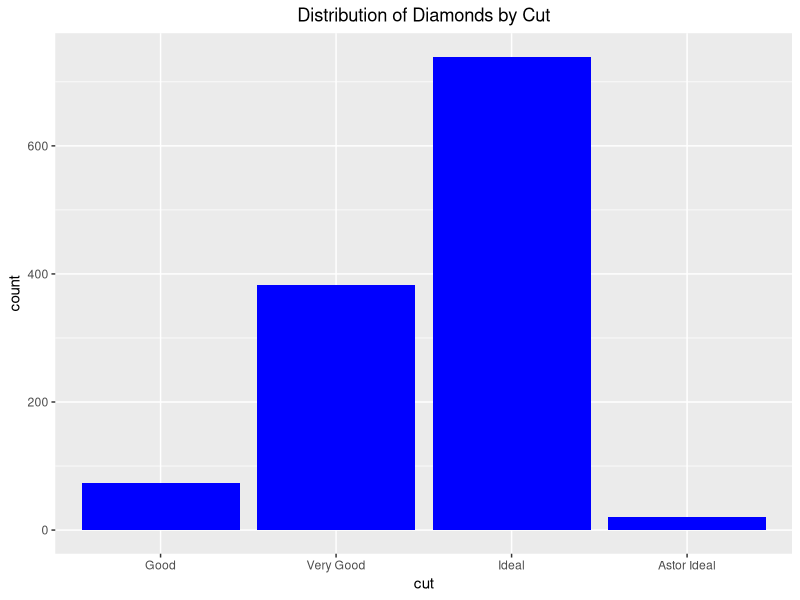
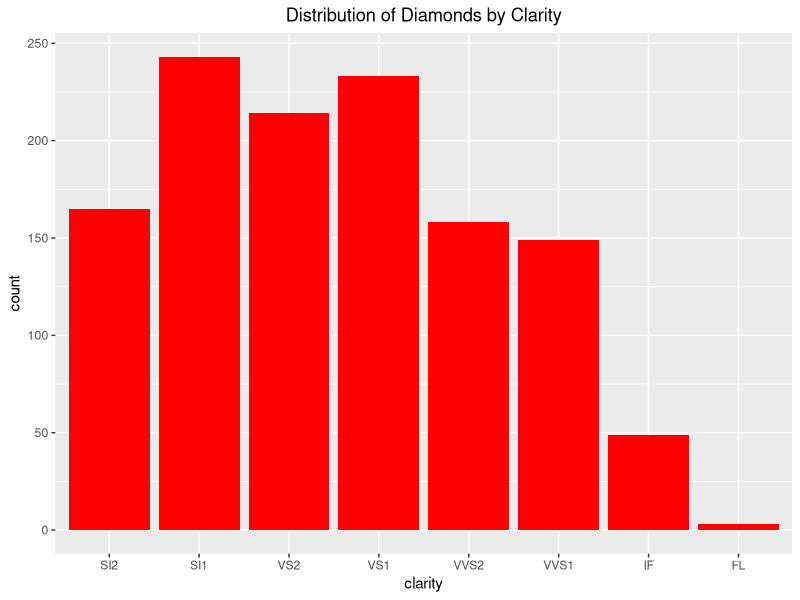
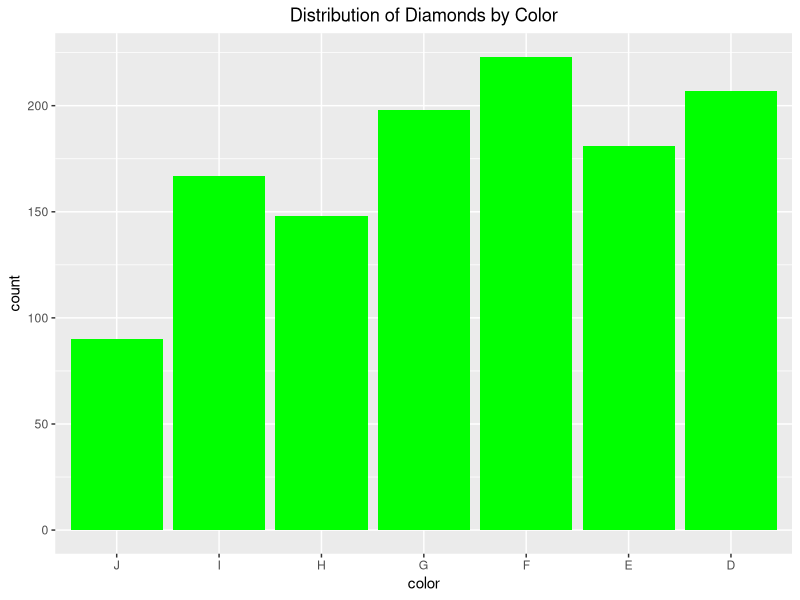
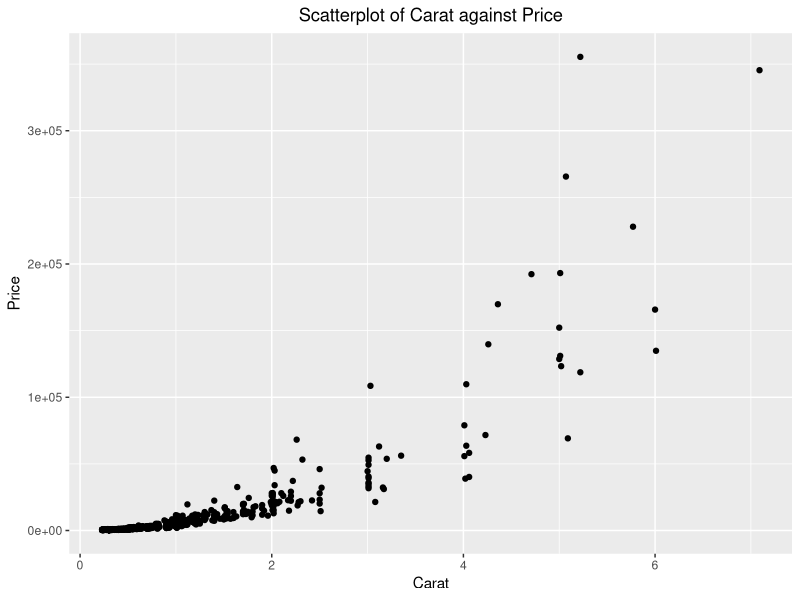
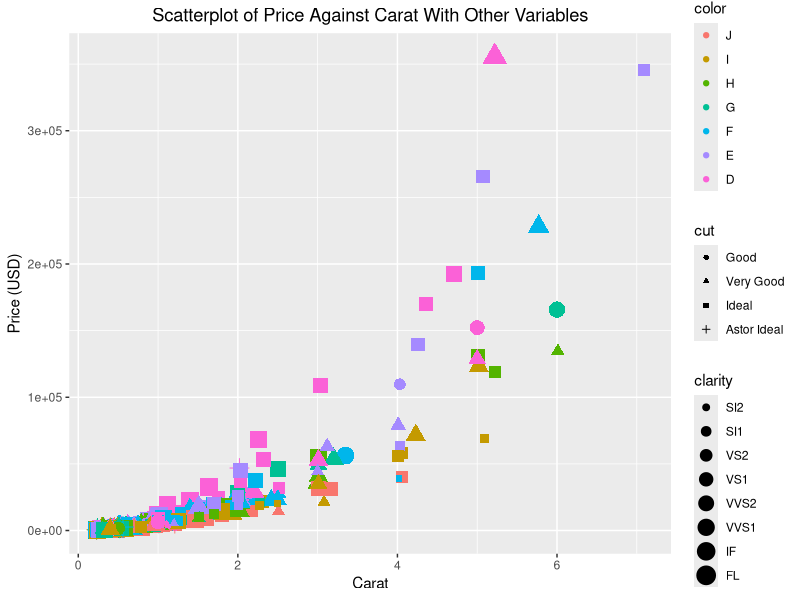
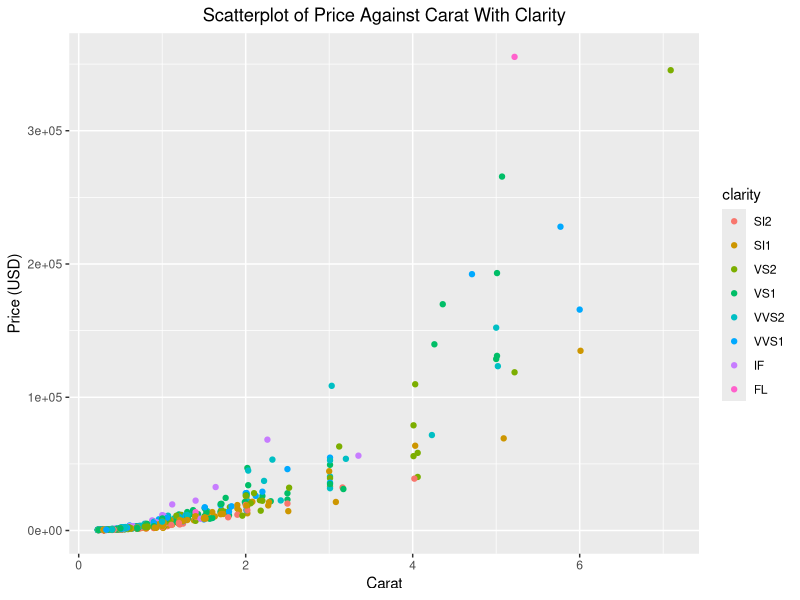
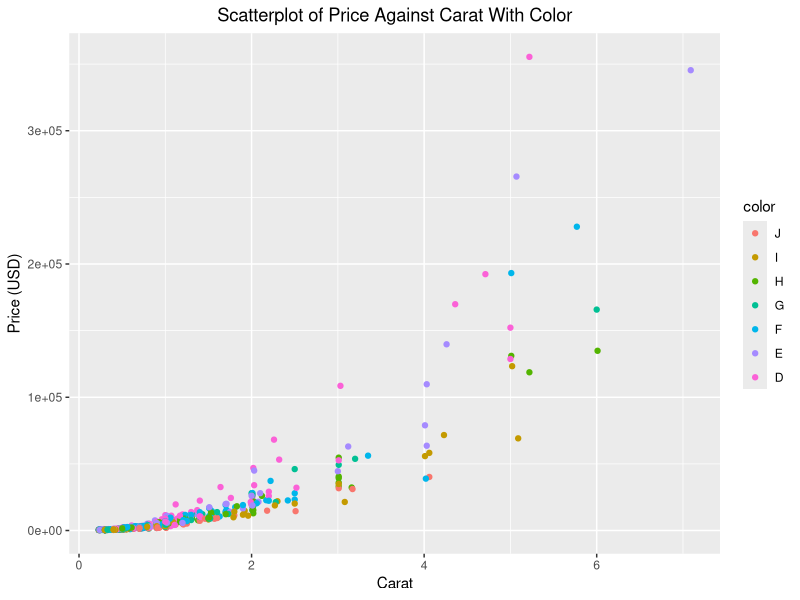
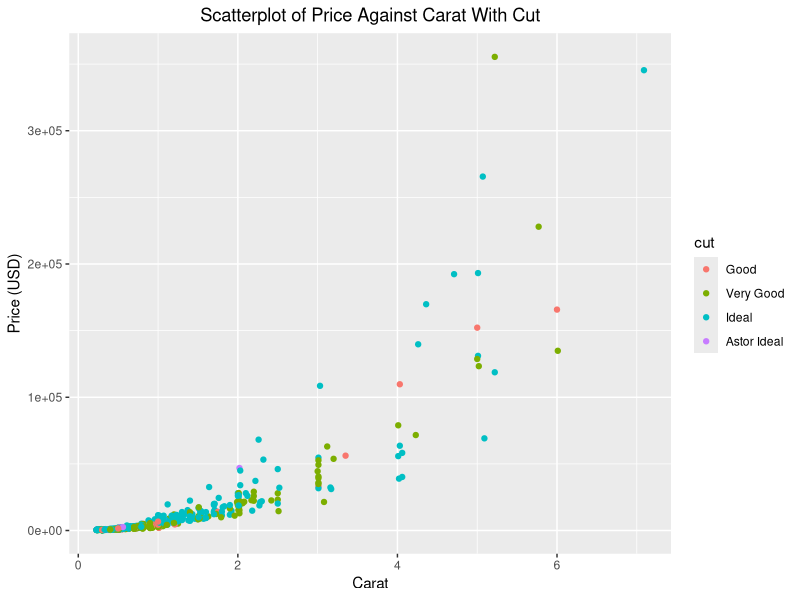

Write the R code that produced these figures, in order.
## ---- chunk 1
knitr::opts_chunk$set(echo = TRUE)
## ---- chunk 2
library(ggplot2)
library(tidyverse)
diamonds<-read_csv("diamonds4.csv")

#Check Data Loaded Properly:
head(diamonds)


## ---- chunk 3
nrow(diamonds)
ncol(diamonds)
dim(diamonds)

## ---- chunk 4
(diamonds[!complete.cases(diamonds),])
(diamonds[complete.cases(diamonds),])
## ---- chunk 5
levels(diamonds$cut)
levels(diamonds$color)
levels(diamonds$clarity)
## ---- chunk 6
diamonds<- diamonds%>%
  mutate(cut = cut%>%
           fct_relevel(c("Good","Very Good","Ideal","Astor Ideal")))

diamonds<- diamonds%>%
  mutate(clarity = clarity%>%
           fct_relevel(c("SI2","SI1","VS2","VS1", "VVS2", "VVS1", "IF", "FL")))

#Since R defaults to alphabetical order, we don't need to neccessarily add factors here, but doing so to flip order the same as above

diamonds<- diamonds%>%
  mutate(color = color%>%
           fct_relevel(c("J","I","H","G", "F", "E", "D")))

#Check new levels:

levels(diamonds$cut)
levels(diamonds$color)
levels(diamonds$clarity)

## ---- chunk 7
ggplot(diamonds, aes(x=cut))+
  geom_bar(fill="blue")+
  theme(plot.title = element_text(hjust = .5))+
  labs(title = "Distribution of Diamonds by Cut")

ggplot(diamonds, aes(x=clarity))+
  geom_bar(fill="red")+
  theme(plot.title = element_text(hjust = .5))+
  labs(title = "Distribution of Diamonds by Clarity")

ggplot(diamonds, aes(x=color))+
  geom_bar(fill="green")+
  theme(plot.title = element_text(hjust = .5))+
  labs(title = "Distribution of Diamonds by Color")

## ---- chunk 8
ggplot(data = diamonds, aes(x = carat, y = price)) +
  geom_point()+
  theme(plot.title = element_text(hjust = .5))+
  labs(title = "Scatterplot of Carat against Price", 
       x = "Carat",
         y = "Price")

## ---- chunk 9
ggplot(data = diamonds, aes(x = carat, y = price, color = color, size = clarity, shape = cut)) +
  geom_point()+
  theme(plot.title = element_text(hjust = .5))+
  labs(title = "Scatterplot of Price Against Carat With Other Variables", 
       x = "Carat",
       y = "Price (USD)")
## ---- chunk 10

ggplot(data = diamonds, aes(x = carat, y = price, color = clarity))+
  geom_point()+
  theme(plot.title = element_text(hjust = .5))+
  labs(title = "Scatterplot of Price Against Carat With Clarity", 
       x = "Carat",
       y = "Price (USD)")
  
  
ggplot(data = diamonds, aes(x = carat, y = price, color = color)) +
  geom_point()+
  theme(plot.title = element_text(hjust = .5))+
  labs(title = "Scatterplot of Price Against Carat With Color", 
       x = "Carat",
       y = "Price (USD)")
  
  
ggplot(data = diamonds, aes(x = carat, y = price, color = cut)) +
  geom_point()+ 
  theme(plot.title = element_text(hjust = .5))+
  labs(title = "Scatterplot of Price Against Carat With Cut", 
                     x = "Carat",
                     y = "Price (USD)")
## ---- chunk 11
diamonds<-diamonds%>%
  mutate(PricePerCarat = price/carat)
## ---- chunk 12
ClarityVSPricePerCarat<-diamonds%>%
  group_by(clarity)%>%
  summarize(meanPrice=mean(PricePerCarat))

ColorVSPricePerCarat<-diamonds%>%
  group_by(color)%>%
  summarize(meanPrice=mean(PricePerCarat))

CutVSPricePerCarat<-diamonds%>%
  group_by(cut)%>%
  summarize(meanPrice=mean(PricePerCarat))
## ---- chunk 13
ggplot(ClarityVSPricePerCarat, aes(x=clarity, y=meanPrice))+
  geom_bar(stat="identity", fill = "red")+
  theme(plot.title = element_text(hjust = .5))+
  labs(title = "Mean Price per Carat by Clarity", 
       x = "Clarity",
       y = "Mean Price Per Carat")

ggplot(ColorVSPricePerCarat, aes(x=color, y=meanPrice))+
  geom_bar(stat="identity", fill = "blue")+
  theme(plot.title = element_text(hjust = .5))+
  labs(title = "Mean Price per Carat by Color", 
       x = "Color",
       y = "Mean Price Per Carat")

ggplot(CutVSPricePerCarat, aes(x=cut, y=meanPrice))+
  geom_bar(stat="identity", fill = "green")+
  theme(plot.title = element_text(hjust = .5))+
  labs(title = "Mean Price per Carat by Cut",
       x = "Cut",
       y = "Mean Price Per Carat")

## ---- chunk 14
diamonds%>%
  filter(clarity == "FL")

diamonds%>%
  filter(cut == "Ideal")

diamonds%>%
  filter(color == "H")
## ---- chunk 15
ggplot(diamonds, aes(x=cut,fill=color))+
  geom_bar(position='fill')+
  theme(axis.text.x = element_text(),
        plot.title = element_text(hjust = 0.5))+
  labs(title="Distribution of cut vs color")
